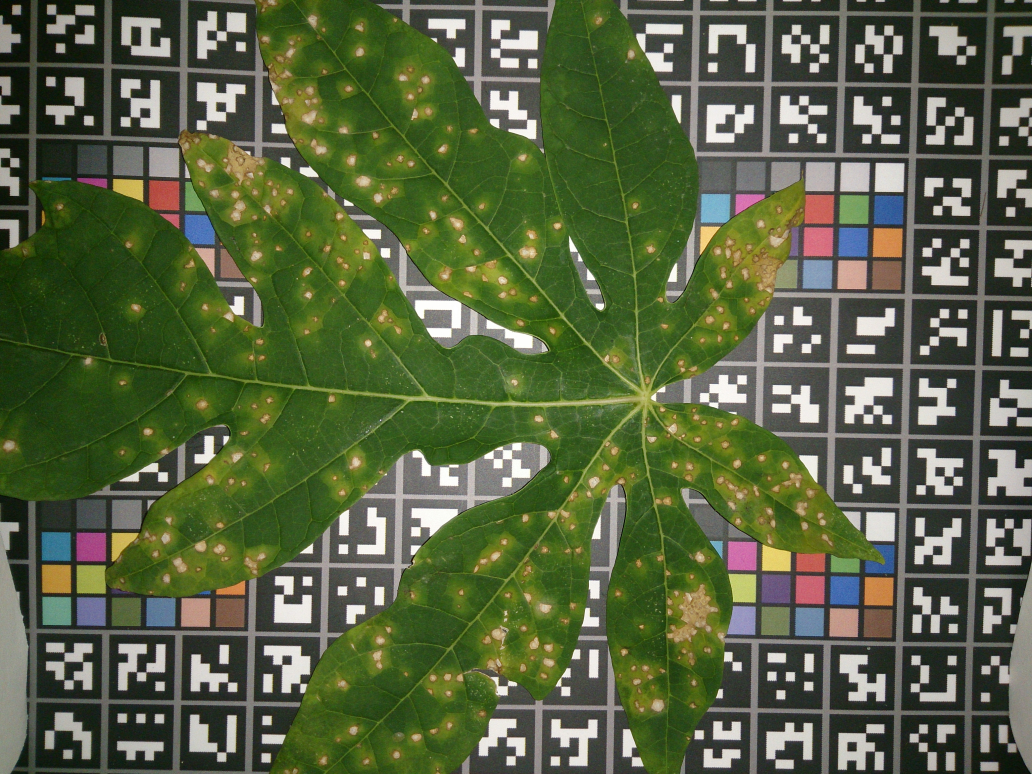
#> input picture estracao-informacao-imagens/img/entrada/folha-de-mamao.jpg, 4128 x 3096 px (shown at 1/4 size)
$ python folha-de-mamao.py
#> lines starting #> are read from the running program, lines starting #| are printed output that depends on the picture; after the words box and inside, x2 and y2 are one past the last pixel; in counts of white or black regions, pixels touching at a corner belong together
import numpy as np
import cv2
img = cv2.imread('img/entrada/folha-de-mamao.jpg')
#> img is the input picture: shape (3096, 4128, 3); mean B, G, R 65.9, 99.3, 87.7

#---------------- REDIMENCIONANDO A IMAGEM

largura = img.shape[1]
#> largura = 4128
altura = img.shape[0]
#> altura = 3096
proporcao = float(altura/largura)
#> proporcao = 0.75
largura_nova = 640 #em pixels
altura_nova = int(largura_nova*proporcao)
#> altura_nova = 480

tamanho_novo = (largura_nova, altura_nova)
#> tamanho_novo = (640, 480)
img_redimensionada = cv2.resize(img,tamanho_novo, interpolation = cv2.INTER_AREA)


#--------------- DEIXANDO A IMAGEM EM PRETO E BRANCO

img1 = img_redimensionada
imgray = cv2.cvtColor (img1, cv2.COLOR_BGR2GRAY)
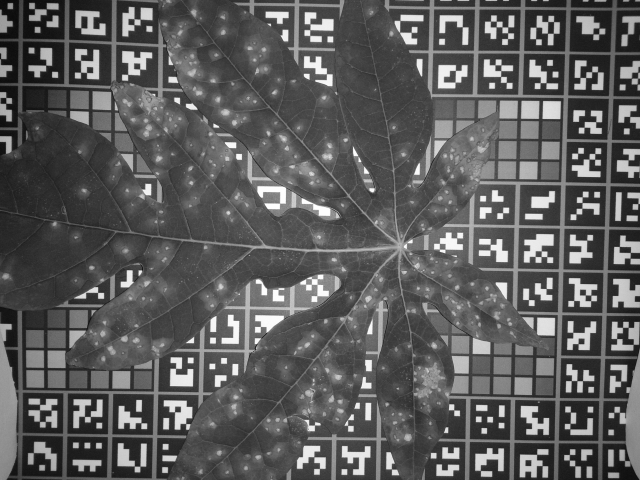
#> imgray: shape (480, 640); min 10, max 255, mean 92.1

#--------------- SUAVIZANDO A IMAGEM

suave = cv2.GaussianBlur(imgray, (7, 7), 0)
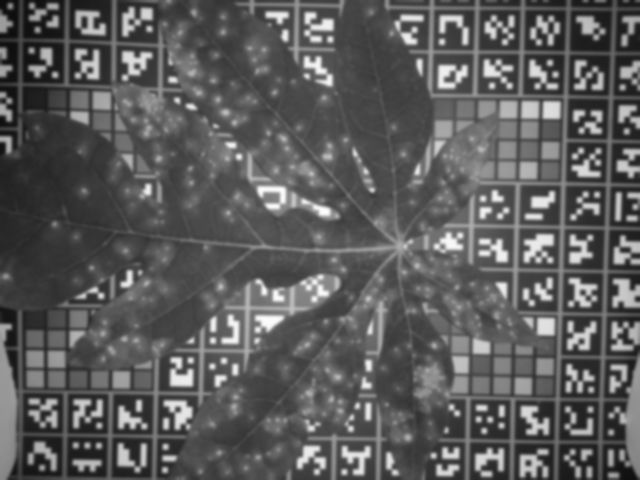
#> suave: shape (480, 640); min 13, max 254, mean 92

#--------------- FAZENDO A RETIRADA DAS BORDAS

bordas =  cv2.Canny(suave,100,200)
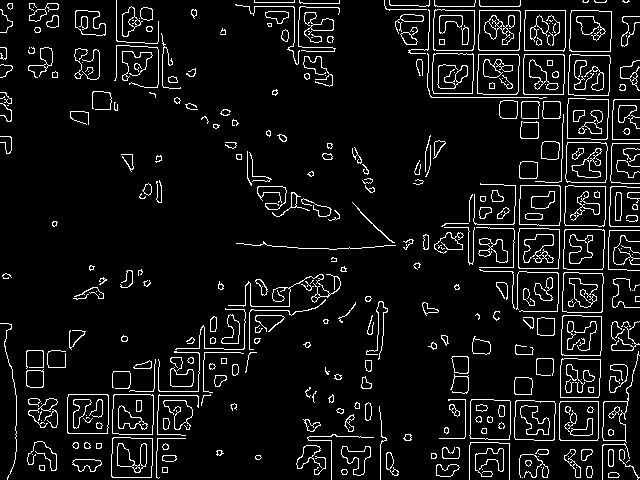
#> bordas: shape (480, 640); 7.4% white in thin lines or dots

#--------------- FAZENDO A INDENTIFICAÇÃO DE CADA BORDA

ret, thresh = cv2.threshold (bordas, 127, 255, 0)
contornos, hierarquia = cv2.findContours (thresh, cv2.RETR_TREE, cv2.CHAIN_APPROX_SIMPLE)
#> contornos = 652 contours, 277 with area under 20; largest, box (x1, y1, x2, y2) and area: (569, 10, 612, 52) 1664, (569, 10, 612, 52) 1660, (478, 10, 521, 51) 1636, (433, 9, 475, 51) 1633, (478, 10, 521, 51) 1632

#--------------- DEZENHANDO AS DORDAS INDENTIFICADAS NA IMAGEM URIGINAL

cv2.drawContours (img1, contornos, -1, (255,0,255), 3)
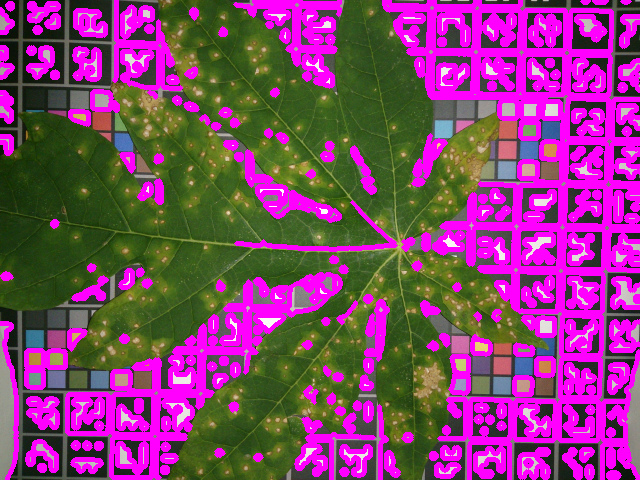
#> img1: shape (480, 640, 3); mean B, G, R 114.8, 62.8, 133.1
#cv2.drawContours (img, contornos, 2, (0,255,0), 3) #para celecionar uma borda em especifico basta subistituir o "-1"
'''cnt = contornos[0]
cv2.drawContours(img, [cnt], 0, (0,255,0), 3)''' #funcão para mostra um contorno em expecifico

#--------------- CONTA QUANTAS BORDAS FOI INDENTIFICADO E MOSTRA NO CONSOLI

print("Numeros de contornos = " + str(len(contornos)))
#| Numeros de contornos = 652

#--------------- FAZ A RETIRADA DA IMAGEM

cnt = contornos[0]
#> cnt = [[522, 477]]
img2 = cv2.drawContours(img1, [cnt], 0, (0,255,0), 3)
mask = np.zeros(img1.shape[:2],np.uint8)

bgdModel = np.zeros((1,65),np.float64)
fgdModel = np.zeros((1,65),np.float64)

rect = (50,50,450,290)
cv2.grabCut(img1,mask,rect,bgdModel,fgdModel,5,cv2.GC_INIT_WITH_RECT)

mask2 = np.where((mask==2)|(mask==0),0,1).astype('uint8')
img1 = img2*mask2[:,:,np.newaxis]
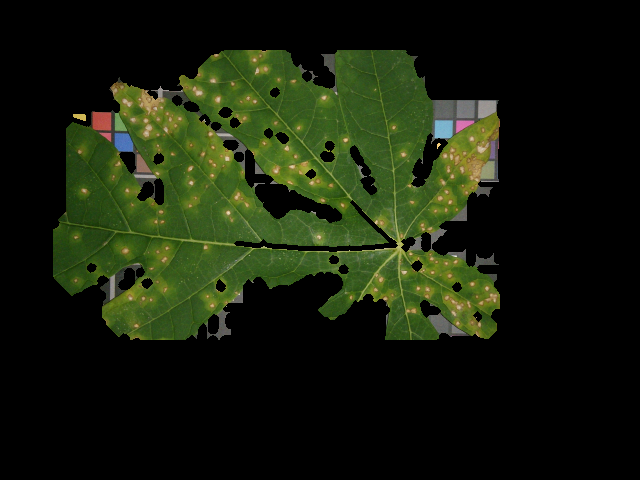
#> img1: shape (480, 640, 3); mean B, G, R 11.6, 29.9, 22.5


cv2.imshow("imagem alterada", img2)
#----------------------------------------------------

mascara = np.zeros(img_redimensionada.shape[:2], dtype = "uint8")
(cX, cY) = (img_redimensionada.shape[1] // 2, img_redimensionada.shape[0] // 2)
#> cX = 320; cY = 240
cv2.circle(mascara, (cX, cY), 100, 255, -1)
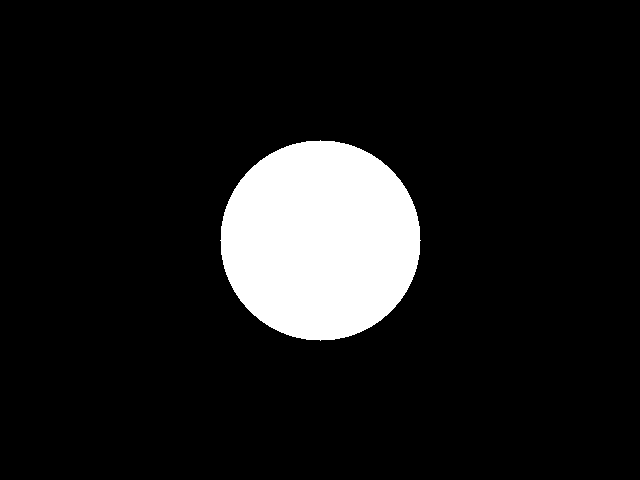
#> mascara: shape (480, 640); 10.2% white; 1 white region, box (x1, y1, x2, y2) and area: (220, 140, 421, 341) 31417
img_com_mascara = cv2.bitwise_and(img_redimensionada, img_redimensionada, mask = mascara)
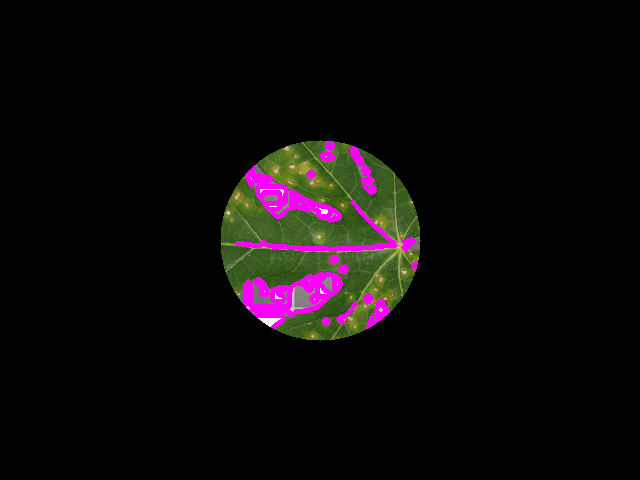
#> img_com_mascara: shape (480, 640, 3); mean B, G, R 9.3, 8.6, 12
cv2.imshow("Máscara aplicada à imagem", img_com_mascara)

#----------------------------------------------------

cv2.imshow('Imagem',img1)
cv2.imshow('Imagem gray',imgray)
cv2.imshow('Bordas Canny',bordas)
cv2.waitKey(0)
